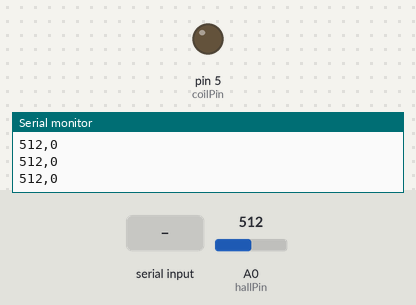
A sketch run on a simulated Arduino Uno, built with avr-gcc and run on an emulated ATmega328P. On the bench: output pins drawn as LEDs (lit = HIGH), the last lines printed to the serial monitor. The inputs (shaded band) are chosen by the test bench; at power-on: A0 (hallPin) = 512.

Above: at 1.2 s.
1.3 s: "PWM:90\n" received over Serial
At 2.5 s:
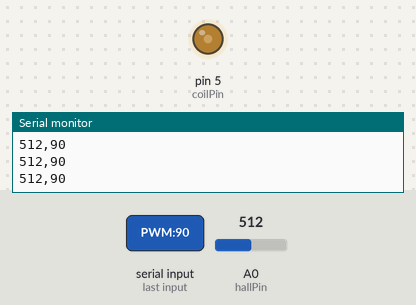
2.8 s: "PWM:\n" received over Serial
At 4.2 s:
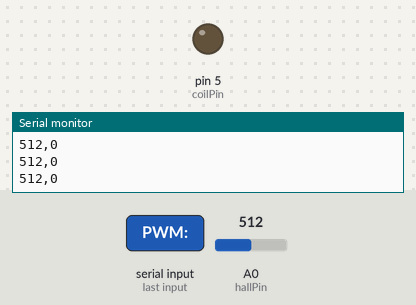
Timing chart, 0 to 5.8 s (numbered marks = the images above; inputs shaded):
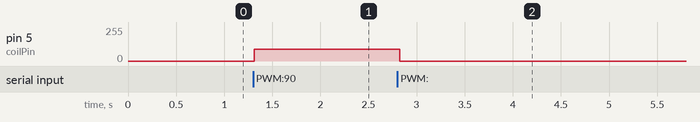

Measured:
- after the input at 1.3 s, pin 5 (coilPin): 0/255 → 90/255 at once
- after the input at 2.8 s, pin 5 (coilPin): 90/255 → 0/255 at once

The sketch:

49E_values_plot.ino.ino
```cpp
const int hallPin = A0;
const int coilPin = 5;     // MOSFET Gate Control (PWM)
int hallSignal = 0;
int pwmValue = 0;

void setup() {
  Serial.begin(115200);
  pinMode(coilPin, OUTPUT);
  digitalWrite(coilPin,HIGH);
  analogWrite(coilPin, 0);  // Start with coil off
}

void loop() {
  // Read Hall sensor
  hallSignal = analogRead(hallPin);

  // Check for incoming PWM commands
  if (Serial.available() > 0) {
    String command = Serial.readStringUntil('\n');
    if (command.startsWith("PWM:")) {
      pwmValue = command.substring(4).toInt();
      pwmValue = constrain(pwmValue, 0, 255);
      analogWrite(coilPin, pwmValue);
    }
  }

  // Send data in format: HALL,PWM
  Serial.print(hallSignal);
  Serial.print(",");
  Serial.println(pwmValue);

  delay(50); // 20Hz update rate
}
```
